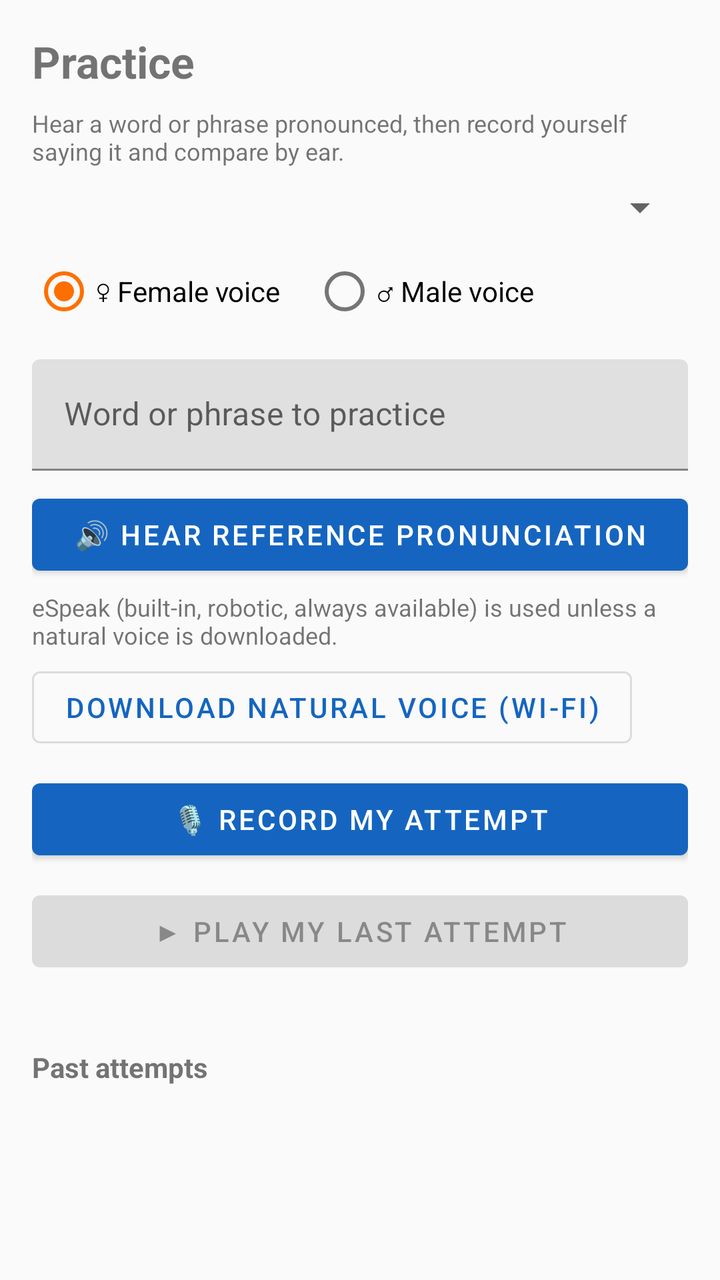
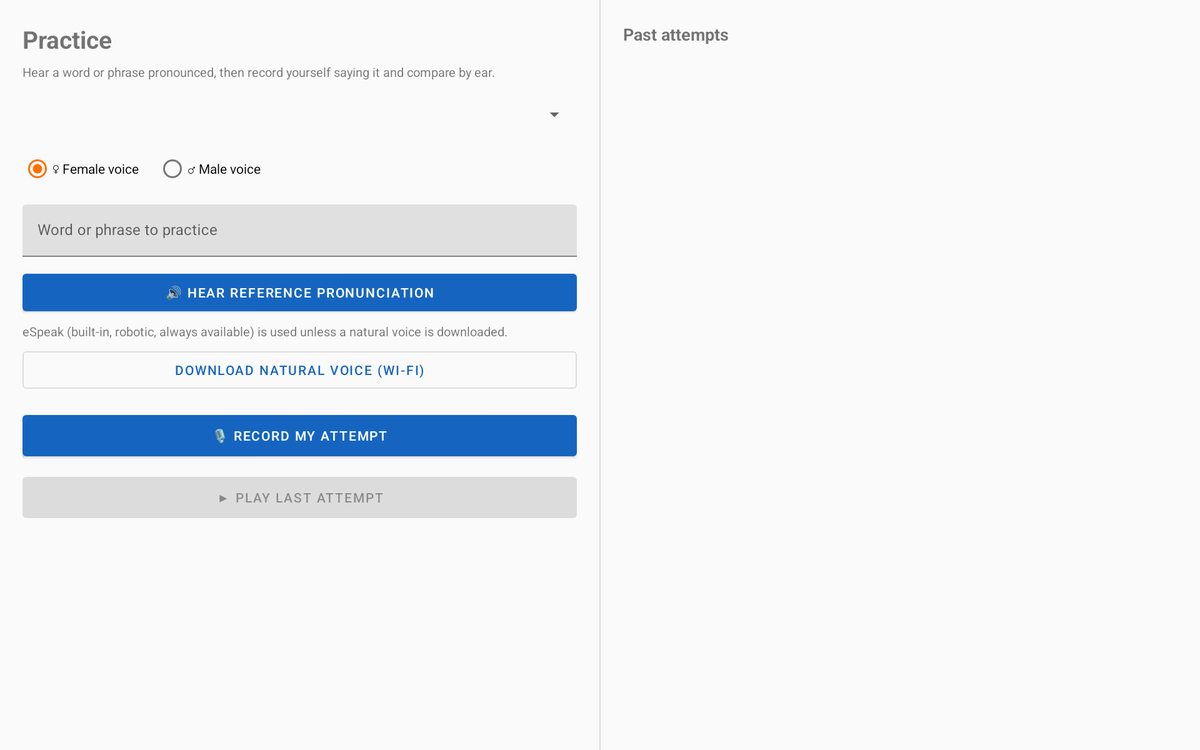

An Android layout and its configuration variant, each rendered on a device that would load it. The default file and the variant file are quoted in full after the pictures.
<!-- AndroidManifest.xml: application theme Theme.RetroidTranslator -->
<!-- res/layout/fragment_practice.xml -->
<?xml version="1.0" encoding="utf-8"?>
<ScrollView xmlns:android="http://schemas.android.com/apk/res/android"
    xmlns:app="http://schemas.android.com/apk/res-auto"
    android:layout_width="match_parent"
    android:layout_height="match_parent"
    android:fillViewport="true">

    <LinearLayout
        android:layout_width="match_parent"
        android:layout_height="wrap_content"
        android:orientation="vertical"
        android:paddingHorizontal="16dp"
        android:paddingTop="16dp"
        android:paddingBottom="48dp">

        <TextView
            android:layout_width="wrap_content"
            android:layout_height="wrap_content"
            android:text="Practice"
            android:textSize="22sp"
            android:textStyle="bold"
            android:layout_marginBottom="8dp" />

        <TextView
            android:layout_width="wrap_content"
            android:layout_height="wrap_content"
            android:textSize="12sp"
            android:text="Hear a word or phrase pronounced, then record yourself saying it and compare by ear."
            android:layout_marginBottom="8dp" />

        <Spinner
            android:id="@+id/spinnerPracticeLang"
            android:layout_width="match_parent"
            android:layout_height="wrap_content" />

        <RadioGroup
            android:id="@+id/radioGroupGenderPractice"
            android:layout_width="wrap_content"
            android:layout_height="wrap_content"
            android:orientation="horizontal"
            android:layout_marginTop="6dp">

            <RadioButton
                android:id="@+id/radioFemalePractice"
                android:layout_width="wrap_content"
                android:layout_height="wrap_content"
                android:text="♀ Female voice"
                android:checked="true" />

            <RadioButton
                android:id="@+id/radioMalePractice"
                android:layout_width="wrap_content"
                android:layout_height="wrap_content"
                android:layout_marginStart="16dp"
                android:text="♂ Male voice" />
        </RadioGroup>

        <com.google.android.material.textfield.TextInputLayout
            android:layout_width="match_parent"
            android:layout_height="wrap_content"
            android:layout_marginTop="10dp"
            android:hint="Word or phrase to practice">

            <com.google.android.material.textfield.TextInputEditText
                android:id="@+id/editPhrase"
                android:layout_width="match_parent"
                android:layout_height="wrap_content" />
        </com.google.android.material.textfield.TextInputLayout>

        <Button
            android:id="@+id/btnHearReference"
            android:layout_width="match_parent"
            android:layout_height="wrap_content"
            android:layout_marginTop="8dp"
            android:text="🔊 Hear reference pronunciation" />

        <TextView
            android:id="@+id/textNaturalVoiceStatusPractice"
            android:layout_width="match_parent"
            android:layout_height="wrap_content"
            android:textSize="12sp"
            android:layout_marginTop="4dp"
            android:text="eSpeak (built-in, robotic, always available) is used unless a natural voice is downloaded." />

        <Button
            android:id="@+id/btnDownloadNaturalVoicePractice"
            style="@style/Widget.MaterialComponents.Button.OutlinedButton"
            android:layout_width="wrap_content"
            android:layout_height="wrap_content"
            android:layout_marginTop="4dp"
            android:text="Download natural voice (Wi-Fi)" />

        <Button
            android:id="@+id/btnHearInMyVoice"
            style="@style/Widget.MaterialComponents.Button.OutlinedButton"
            android:layout_width="match_parent"
            android:layout_height="wrap_content"
            android:layout_marginTop="6dp"
            android:text="🗣 Hear in my voice"
            android:visibility="gone" />

        <TextView
            android:id="@+id/textVoiceCloneStatus"
            android:layout_width="match_parent"
            android:layout_height="wrap_content"
            android:textSize="12sp"
            android:layout_marginTop="4dp"
            android:visibility="gone" />

        <Button
            android:id="@+id/btnRecordAttempt"
            android:layout_width="match_parent"
            android:layout_height="wrap_content"
            android:layout_marginTop="8dp"
            android:text="🎙 Record my attempt" />

        <Button
            android:id="@+id/btnPlayAttempt"
            android:layout_width="match_parent"
            android:layout_height="wrap_content"
            android:layout_marginTop="8dp"
            android:text="▶ Play my last attempt"
            android:enabled="false" />

        <TextView
            android:id="@+id/textPracticeStatus"
            android:layout_width="match_parent"
            android:layout_height="wrap_content"
            android:gravity="center"
            android:textSize="12sp"
            android:textStyle="italic"
            android:layout_marginTop="6dp" />

        <TextView
            android:layout_width="wrap_content"
            android:layout_height="wrap_content"
            android:layout_marginTop="12dp"
            android:text="Past attempts"
            android:textStyle="bold" />

        <LinearLayout
            android:id="@+id/practiceRecordingsList"
            android:layout_width="match_parent"
            android:layout_height="wrap_content"
            android:orientation="vertical"
            android:layout_marginTop="4dp" />

    </LinearLayout>
</ScrollView>
<!-- resources referenced by this layout -->
<resources>
  <style name="Theme.RetroidTranslator" parent="Theme.MaterialComponents.DayNight.NoActionBar">
          <item name="colorPrimary">@color/colorPrimary</item>
          <item name="colorPrimaryDark">@color/colorPrimaryDark</item>
          <item name="colorAccent">@color/colorAccent</item>
          <item name="android:windowBackground">@color/background_light</item>
      </style>
  <color name="colorPrimary">#1565C0</color>
  <color name="colorPrimaryDark">#0D47A1</color>
  <color name="colorAccent">#FF6F00</color>
  <color name="background_light">#FAFAFA</color>
</resources>
<!-- res/layout-sw720dp/fragment_practice.xml (the repository's variant of the layout above) -->
<!-- drawn on a large tablet held sideways -->
<?xml version="1.0" encoding="utf-8"?>
<LinearLayout xmlns:android="http://schemas.android.com/apk/res/android"
    xmlns:app="http://schemas.android.com/apk/res-auto"
    android:layout_width="match_parent"
    android:layout_height="match_parent"
    android:orientation="horizontal">

    
    <ScrollView
        android:layout_width="0dp"
        android:layout_height="match_parent"
        android:layout_weight="50"
        android:fillViewport="true">

        <LinearLayout
            android:layout_width="match_parent"
            android:layout_height="wrap_content"
            android:orientation="vertical"
            android:paddingHorizontal="24dp"
            android:paddingTop="24dp"
            android:paddingBottom="24dp">

            <TextView
                android:layout_width="wrap_content"
                android:layout_height="wrap_content"
                android:text="Practice"
                android:textSize="26sp"
                android:textStyle="bold"
                android:layout_marginBottom="8dp" />

            <TextView
                android:layout_width="wrap_content"
                android:layout_height="wrap_content"
                android:textSize="13sp"
                android:text="Hear a word or phrase pronounced, then record yourself saying it and compare by ear."
                android:layout_marginBottom="12dp" />

            <Spinner
                android:id="@+id/spinnerPracticeLang"
                android:layout_width="match_parent"
                android:layout_height="48dp" />

            <RadioGroup
                android:id="@+id/radioGroupGenderPractice"
                android:layout_width="wrap_content"
                android:layout_height="wrap_content"
                android:orientation="horizontal"
                android:layout_marginTop="10dp">

                <RadioButton
                    android:id="@+id/radioFemalePractice"
                    android:layout_width="wrap_content"
                    android:layout_height="48dp"
                    android:text="♀ Female voice"
                    android:checked="true" />

                <RadioButton
                    android:id="@+id/radioMalePractice"
                    android:layout_width="wrap_content"
                    android:layout_height="48dp"
                    android:layout_marginStart="20dp"
                    android:text="♂ Male voice" />
            </RadioGroup>

            <com.google.android.material.textfield.TextInputLayout
                android:layout_width="match_parent"
                android:layout_height="wrap_content"
                android:layout_marginTop="14dp"
                android:hint="Word or phrase to practice">

                <com.google.android.material.textfield.TextInputEditText
                    android:id="@+id/editPhrase"
                    android:layout_width="match_parent"
                    android:layout_height="wrap_content" />
            </com.google.android.material.textfield.TextInputLayout>

            <Button
                android:id="@+id/btnHearReference"
                android:layout_width="match_parent"
                android:layout_height="wrap_content"
                android:minHeight="52dp"
                android:layout_marginTop="12dp"
                android:text="🔊 Hear reference pronunciation" />

            <TextView
                android:id="@+id/textNaturalVoiceStatusPractice"
                android:layout_width="match_parent"
                android:layout_height="wrap_content"
                android:textSize="13sp"
                android:layout_marginTop="6dp"
                android:text="eSpeak (built-in, robotic, always available) is used unless a natural voice is downloaded." />

            <Button
                android:id="@+id/btnDownloadNaturalVoicePractice"
                style="@style/Widget.MaterialComponents.Button.OutlinedButton"
                android:layout_width="match_parent"
                android:layout_height="wrap_content"
                android:minHeight="52dp"
                android:layout_marginTop="6dp"
                android:text="Download natural voice (Wi-Fi)" />

            <Button
                android:id="@+id/btnHearInMyVoice"
                style="@style/Widget.MaterialComponents.Button.OutlinedButton"
                android:layout_width="match_parent"
                android:layout_height="wrap_content"
                android:minHeight="52dp"
                android:layout_marginTop="8dp"
                android:text="🗣 Hear in my voice"
                android:visibility="gone" />

            <TextView
                android:id="@+id/textVoiceCloneStatus"
                android:layout_width="match_parent"
                android:layout_height="wrap_content"
                android:textSize="13sp"
                android:layout_marginTop="4dp"
                android:visibility="gone" />

            <LinearLayout
                android:layout_width="match_parent"
                android:layout_height="wrap_content"
                android:orientation="vertical"
                android:layout_marginTop="16dp">

                <Button
                    android:id="@+id/btnRecordAttempt"
                    android:layout_width="match_parent"
                    android:layout_height="wrap_content"
                    android:minHeight="56dp"
                    android:text="🎙 Record my attempt" />

                <Button
                    android:id="@+id/btnPlayAttempt"
                    android:layout_width="match_parent"
                    android:layout_height="wrap_content"
                    android:minHeight="56dp"
                    android:layout_marginTop="10dp"
                    android:text="▶ Play last attempt"
                    android:enabled="false" />
            </LinearLayout>

            <TextView
                android:id="@+id/textPracticeStatus"
                android:layout_width="match_parent"
                android:layout_height="wrap_content"
                android:gravity="center"
                android:textSize="13sp"
                android:textStyle="italic"
                android:layout_marginTop="8dp" />

        </LinearLayout>
    </ScrollView>

    <View
        android:layout_width="1dp"
        android:layout_height="match_parent"
        android:background="?android:attr/listDivider" />

    
    <LinearLayout
        android:layout_width="0dp"
        android:layout_height="match_parent"
        android:layout_weight="50"
        android:orientation="vertical"
        android:paddingHorizontal="24dp"
        android:paddingTop="24dp">

        <TextView
            android:layout_width="wrap_content"
            android:layout_height="wrap_content"
            android:text="Past attempts"
            android:textSize="18sp"
            android:textStyle="bold"
            android:layout_marginBottom="8dp" />

        <ScrollView
            android:layout_width="match_parent"
            android:layout_height="0dp"
            android:layout_weight="1">

            <LinearLayout
                android:id="@+id/practiceRecordingsList"
                android:layout_width="match_parent"
                android:layout_height="wrap_content"
                android:orientation="vertical"
                android:paddingBottom="24dp" />
        </ScrollView>
    </LinearLayout>

</LinearLayout>
